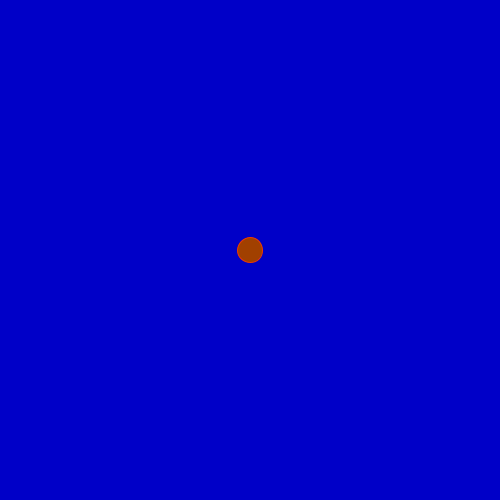
Frame 1 (no input)
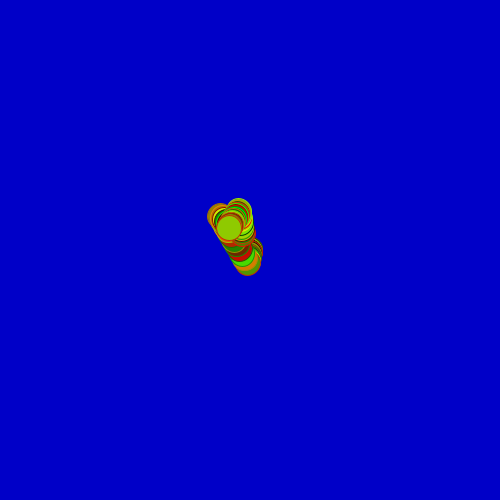
Frame 60 (the mouse pressed at the canvas centre just before this capture)
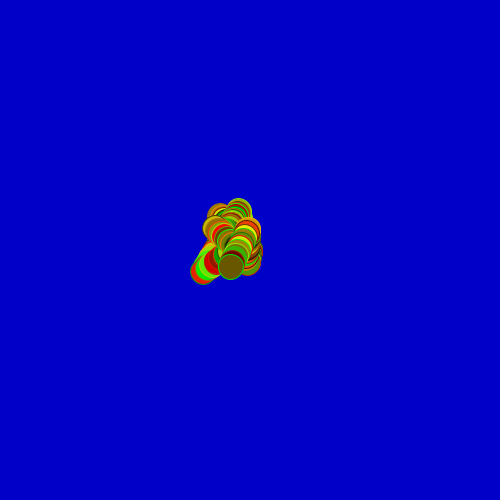
Frame 120 (the mouse held since frame 60 and released just before this capture)

The Processing sketch that drew these frames (run headless with seeded random() and noise(); from frame 60 on, the mouse is pressed at the canvas centre):

// Processing sketch: bila_bladzenie
// ── bila_bladzenie.pde
//"BILA" - MODEL RUCHU PUNKTU MATERIALNEGO - kolejne przybliżenia
//////////////////////////////////////////////////////////////////
//Program Processingu w trybie 2 - z widocznymi funkcjami
//////////////////////////////////////////////////////////////////
int FR=10; //Na ile kroków dzielimy sekundę?
float h=height/2;
float x=width/2;
float vh=0;//prędkość pionowa w pikselach/SEKUNDE (!)
float vx=0;//prędkość pozioma
float maxV=50;
float B=0.90; //Wydajność odbicia sprężystego 1-B = ile energi kinetycznej się rozprasza nie wraca do prędkości po odbiciu


void setup() //Jest wykonywane raz - po uruchomieniu
{
size(500,500);
h=height/2;
x=width/2;
//noSmooth();//Bez wygładzania lini? Po prostu odkomentować 
background(0,0,200);//rgB
frameRate(FR);
}

int count=0;
void draw() //Jest wykonywane w niewidocznej pętli
{
  //Wizualizacja
  fill(random(250),random(250),0);
  stroke(random(250),random(250),0);
  ellipse(x,height-h,25,25);
  
  //Właściwy model
  count++;
  if(count % FR ==0) //Raz na sekundę zmienia wektor prędkości
  {
    vh=random(-maxV,maxV); 
    vx=random(-maxV,maxV); 
  }
  
  h+=vh*1/FR; //Powieksz wysokość o drogę czyli prędkość pomnożąną przez jednostkę czasu
  x+=vx*1/FR; //Powiększ położenie poziome

  //Odbijamy od ścianek okna! Upraszczamy mechanizm odbicia
  if(h<0) 
  {
    vh=-vh*B;
    h=0; //Trochę oszukujemy
  }
  else
  if(height<h)
  {
    vh=-vh*B;
    h=height;//Trochę oszukujemy
  }
  else //A jakby to wykomentować?
  if(x<0)
  {
     vx=-vx*B;
     x=0;//Trochę oszukujemy
  }
  else
  if(width<x)
  {
     vx=-vx*B;
     x=width;//Trochę oszukujemy
     //print(x,' ');
  }
}
//Efekt końcowy jest ciekawy. Skąd się bierze?
